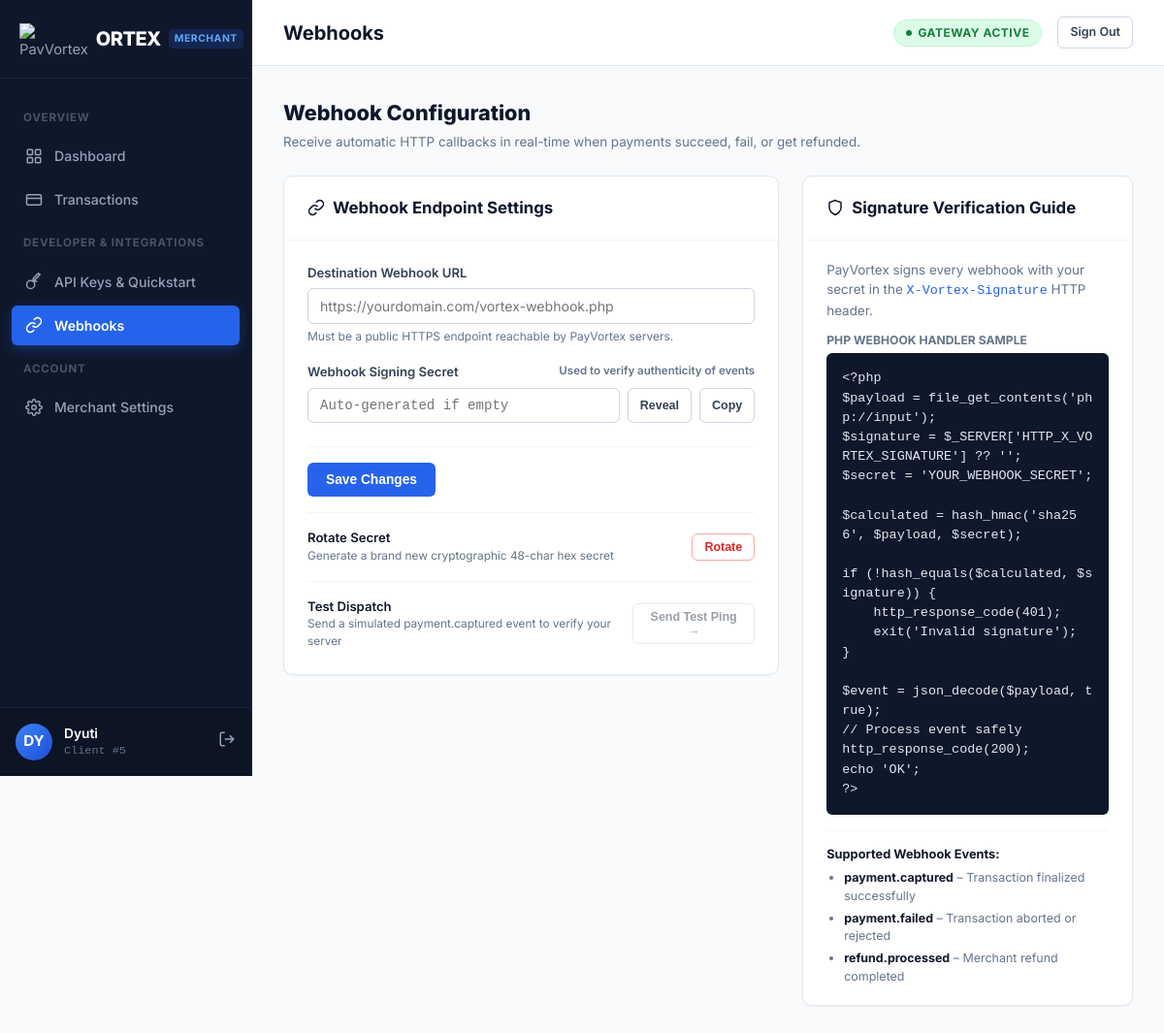
Screenshot of /vortex/portal/webhooks.php (signed in) with the database file from the repository.
### tables this page shows
CREATE TABLE IF NOT EXISTS `api_clients` (
  `id` INT(11) NOT NULL AUTO_INCREMENT,
  `client_name` VARCHAR(150) NOT NULL,
  `email` VARCHAR(255) NULL,
  `phone` VARCHAR(30) NULL,
  `password_hash` VARCHAR(255) NULL,
  `api_key` VARCHAR(64) NOT NULL UNIQUE,
  `api_secret` VARCHAR(64) NOT NULL UNIQUE,
  `test_api_key` VARCHAR(64) UNIQUE NULL,
  `test_api_secret` VARCHAR(64) NULL,
  `webhook_url` VARCHAR(255) NULL,
  `webhook_secret` VARCHAR(64) NULL,
  `is_active` TINYINT(1) DEFAULT 1,
  `notify_email_payment` TINYINT(1) DEFAULT 1,
  `notify_email_refund` TINYINT(1) DEFAULT 1,
  `notify_email_dispute` TINYINT(1) DEFAULT 1,
  `notify_sms_payment` TINYINT(1) DEFAULT 0,
  `notify_sms_refund` TINYINT(1) DEFAULT 1,
  `notify_sms_dispute` TINYINT(1) DEFAULT 1,
  `created_at` TIMESTAMP DEFAULT CURRENT_TIMESTAMP,
  PRIMARY KEY (`id`)
);

### vortex/config/database.php (called while the page is built, shortened)
<?php
try {
    if (file_exists(__DIR__ . '/../../.env')) {
        $rootDotenv = Dotenv\Dotenv::createImmutable(__DIR__ . '/../../');
    }
} catch (\Throwable $e) {}
if (file_exists(__DIR__ . '/../helpers/env_loader.php')) {
    require_once __DIR__ . '/../helpers/env_loader.php';
}
?>

### vortex/helpers/env_loader.php (called while the page is built, shortened)
<?php
function loadEnv($envPath = __DIR__ . '/../.env') {
    if (!file_exists($envPath)) {
        return;
    }
    $lines = file($envPath, FILE_IGNORE_NEW_LINES | FILE_SKIP_EMPTY_LINES);
}

### vortex/classes/Database.php (called while the page is built, shortened)
<?php
require_once __DIR__ . '/Logger.php';
class Database
{
    private static ?Database $instance = null;
    private PDO $connection;
    private function __construct()
    {
        require_once __DIR__ . '/../config/database.php';
        $dsn = sprintf(
            "mysql:host=%s;port=%s;dbname=%s;charset=utf8mb4",
            DB_HOST,
            DB_PORT,
            DB_NAME
        );
        try {
            $this->connection = new PDO(
                $dsn,
                DB_USER,
                DB_PASS,
                [
                    PDO::ATTR_ERRMODE => PDO::ERRMODE_EXCEPTION,
                    PDO::ATTR_DEFAULT_FETCH_MODE => PDO::FETCH_ASSOC,
                    PDO::ATTR_EMULATE_PREPARES => false
                ]
            );
            $this->connection->exec("SET time_zone = '+05:30'");
        } catch (PDOException $exception) {
            Logger::error(
                'Database connection failed: '
                . $exception->getMessage()
            );
            throw new Exception(
                "Unable to establish database connection.",
                0,
                $exception
            );
        }
    }
    public static function getInstance(): Database
    {
        if (self::$instance === null) {
            self::$instance = new self();
        }
        return self::$instance;
    }
    public function getConnection(): PDO
    {
        return $this->connection;
    }
}

### vortex/classes/Logger.php (called while the page is built, shortened)
<?php
class Logger
{
    private static function writeLog($type, $message)
    {
        $file = __DIR__ . "/../logs/vortex.log";
        $date = date("Y-m-d H:i:s");
        $log = "[" . $date . "] ";
        $log .= "[" . $type . "] ";
        $log .= $message;
        $log .= PHP_EOL;
    }
}

### vortex/classes/ApiClient.php (called while the page is built, shortened)
<?php
require_once __DIR__ . '/Database.php';
require_once __DIR__ . '/Logger.php';
class ApiClient
{
    private $db;
    public function __construct()
    {
        $this->db = Database::getInstance()->getConnection();
    }
    public function getClientById($id)
    {
        $query = "SELECT * FROM api_clients WHERE id = ?";
        $statement = $this->db->prepare($query);
        $statement->execute([$id]);
        $client = $statement->fetch();
        if ($client) {
            return $client;
        }
        return false;
    }
}
?>

### vortex/portal/webhooks.php (the view, shortened to what this page needs)
<?php
$pageTitle = 'Webhooks';
$activeNav  = 'webhooks';
require_once __DIR__ . '/includes/header.php';
$webhookUrl    = $currentClient['webhook_url'] ?? '';
$webhookSecret = $currentClient['webhook_secret'] ?? '';
?>
<div style="margin-bottom: 24px;">
    <h1 style="font-size: 1.35rem; font-weight: 800; color: var(--text-main); margin-bottom: 4px;">Webhook Configuration</h1>
    <p style="font-size: 0.84rem; color: var(--text-muted); margin: 0;">
        Receive automatic HTTP callbacks in real-time when payments succeed, fail, or get refunded.
    </p>
</div>
<div style="display: grid; grid-template-columns: 1.5fr 1fr; gap: 24px; align-items: start;">
    <div class="card" style="margin-bottom: 0;">
        <div class="card-header">
            <h3 class="card-title">
                <svg width="18" height="18" viewBox="0 0 24 24" fill="none" stroke="currentColor" stroke-width="2"><path d="M10 13a5 5 0 0 0 7.54.54l3-3a5 5 0 0 0-7.07-7.07l-1.72 1.71"></path><path d="M14 11a5 5 0 0 0-7.54-.54l-3 3a5 5 0 0 0 7.07 7.07l1.71-1.71"></path></svg>
                Webhook Endpoint Settings
            </h3>
        </div>
        <div class="card-body" style="padding: 24px;">
            <form method="POST" action="webhooks.php">
                <div class="form-group">
                    <label class="form-label">Destination Webhook URL</label>
                    <input type="url" name="webhook_url" class="form-control" placeholder="https://yourdomain.com/vortex-webhook.php" value="<?= htmlspecialchars($webhookUrl) ?>">
                    <div style="font-size: 0.75rem; color: var(--text-muted); margin-top: 4px;">
                        Must be a public HTTPS endpoint reachable by PayVortex servers.
                    </div>
                </div>
                <div class="form-group">
                    <label class="form-label" style="display: flex; justify-content: space-between;">
                        <span>Webhook Signing Secret</span>
                        <span style="font-size: 0.72rem; color: var(--text-muted);">Used to verify authenticity of events</span>
                    </label>
                    <div style="display: flex; gap: 8px;">
                        <input type="password" id="webhookSecretInput" name="webhook_secret" class="form-control font-mono" value="<?= htmlspecialchars($webhookSecret) ?>" placeholder="Auto-generated if empty">
                        <button type="button" class="btn btn-secondary btn-sm" onclick="toggleSecretVisibility('webhookSecretInput', this)">Reveal</button>
                        <button type="button" class="btn btn-secondary btn-sm" onclick="copyToClipboard('<?= htmlspecialchars($webhookSecret) ?>', this)">Copy</button>
                    </div>
                </div>
                <div style="display: flex; gap: 10px; align-items: center; margin-top: 24px; padding-top: 16px; border-top: 1px solid var(--border-light);">
                    <button type="submit" class="btn btn-primary">Save Changes</button>
                </div>
            </form>
            <form method="POST" action="webhooks.php" style="margin-top: 16px; padding-top: 16px; border-top: 1px solid var(--border-light); display: flex; justify-content: space-between; align-items: center;" onsubmit="return confirm('Rotating your webhook secret will immediately invalidate your old secret. Update your listener before rotating. Proceed?');">
                <div>
                    <div style="font-size: 0.82rem; font-weight: 600; color: var(--text-main);">Rotate Secret</div>
                    <div style="font-size: 0.74rem; color: var(--text-muted);">Generate a brand new cryptographic 48-char hex secret</div>
                </div>
                <button type="submit" class="btn btn-secondary btn-sm" style="color: var(--danger); border-color: #fca5a5;">Rotate</button>
            </form>
            <form method="POST" action="webhooks.php" style="margin-top: 16px; padding-top: 16px; border-top: 1px solid var(--border-light); display: flex; justify-content: space-between; align-items: center;">
                <div>
                    <div style="font-size: 0.82rem; font-weight: 600; color: var(--text-main);">Test Dispatch</div>
                    <div style="font-size: 0.74rem; color: var(--text-muted);">Send a simulated payment.captured event to verify your server</div>
                </div>
                <button type="submit" class="btn btn-secondary btn-sm" <?= empty($webhookUrl) ? 'disabled style="opacity:0.5; cursor:not-allowed;"' : '' ?>>
                    Send Test Ping &rarr;
                </button>
            </form>
        </div>
    </div>
    <div class="card" style="margin-bottom: 0;">
        <div class="card-header">
            <h3 class="card-title">
                <svg width="18" height="18" viewBox="0 0 24 24" fill="none" stroke="currentColor" stroke-width="2"><path d="M12 22s8-4 8-10V5l-8-3-8 3v7c0 6 8 10 8 10z"></path></svg>
                Signature Verification Guide
            </h3>
        </div>
        <div class="card-body" style="padding: 20px 24px; font-size: 0.84rem;">
            <p style="margin-bottom: 12px; color: var(--text-muted);">
                PayVortex signs every webhook with your secret in the <code class="font-mono" style="color: var(--primary);">X-Vortex-Signature</code> HTTP header.
            </p>
            <div style="font-size: 0.76rem; font-weight: 700; color: var(--text-muted); text-transform: uppercase; margin-bottom: 4px;">PHP Webhook Handler Sample</div>
            <div class="code-box" style="margin-top: 0;">
<pre>&lt;?php
$payload = file_get_contents('php://input');
$signature = $_SERVER['HTTP_X_VORTEX_SIGNATURE'] ?? '';
$secret = '<?= htmlspecialchars($webhookSecret ?: 'YOUR_WEBHOOK_SECRET') ?>';
$calculated = hash_hmac('sha256', $payload, $secret);
if (!hash_equals($calculated, $signature)) {
    http_response_code(401);
    exit('Invalid signature');
}
$event = json_decode($payload, true);
// Process event safely
http_response_code(200);
echo 'OK';
?&gt;</pre>
            </div>
            <div style="margin-top: 16px; border-top: 1px solid var(--border-light); padding-top: 14px;">
                <div style="font-weight: 700; font-size: 0.8rem; margin-bottom: 6px;">Supported Webhook Events:</div>
                <ul style="padding-left: 18px; color: var(--text-muted); font-size: 0.78rem; display: flex; flex-direction: column; gap: 4px;">
                    <li><strong style="color: var(--text-main);">payment.captured</strong> – Transaction finalized successfully</li>
                    <li><strong style="color: var(--text-main);">payment.failed</strong> – Transaction aborted or rejected</li>
                    <li><strong style="color: var(--text-main);">refund.processed</strong> – Merchant refund completed</li>
                </ul>
            </div>
        </div>
    </div>
</div>
<?php
require_once __DIR__ . '/includes/footer.php';

### vortex/portal/includes/header.php (shortened to what this page needs)
<?php
$pageTitle = $pageTitle ?? 'Merchant Portal – PayVortex';
$activeNav  = $activeNav ?? 'dashboard';
require_once __DIR__ . '/../../classes/Database.php';
require_once __DIR__ . '/../../classes/ApiClient.php';
$clientId = (int)$_SESSION['vortex_client_id'];
$clientModel = new ApiClient();
$currentClient = $clientModel->getClientById($clientId);
$clientName   = $currentClient['client_name'] ?? 'Merchant';
$clientInitials = strtoupper(substr($clientName, 0, 2));
?>
<!DOCTYPE html>
<html lang="en">
<head>
    <link rel="stylesheet" href="assets/css/portal.css">
</head>
<body>
<div class="portal-layout">
    <aside class="portal-sidebar">
        <div class="portal-brand">
            <img src="https://res.cloudinary.com/dswfp5fwx/image/upload/v1789742057/VortexBlue_smpgca.png" alt="PayVortex">
            <h1>ORTEX</h1>
            <span class="portal-brand-badge">Merchant</span>
        </div>
        <nav class="portal-nav">
            <span class="nav-section-title">Overview</span>
            <a href="dashboard.php" class="nav-link <?= $activeNav === 'dashboard' ? 'active' : '' ?>">
                <svg viewBox="0 0 24 24" fill="none" stroke="currentColor"><rect x="3" y="3" width="7" height="7" rx="1"></rect><rect x="14" y="3" width="7" height="7" rx="1"></rect><rect x="14" y="14" width="7" height="7" rx="1"></rect><rect x="3" y="14" width="7" height="7" rx="1"></rect></svg>
                <span>Dashboard</span>
            </a>
            <a href="transactions.php" class="nav-link <?= $activeNav === 'transactions' ? 'active' : '' ?>">
                <svg viewBox="0 0 24 24" fill="none" stroke="currentColor"><rect x="2" y="5" width="20" height="14" rx="2"></rect><line x1="2" y1="10" x2="22" y2="10"></line></svg>
                <span>Transactions</span>
            </a>
            <span class="nav-section-title">Developer & Integrations</span>
            <a href="api_keys.php" class="nav-link <?= $activeNav === 'api_keys' ? 'active' : '' ?>">
                <svg viewBox="0 0 24 24" fill="none" stroke="currentColor"><path d="M21 2l-2 2m-6 6l7-7-2-2-7 7v4h4z"></path><circle cx="7.5" cy="16.5" r="5.5"></circle></svg>
                <span>API Keys & Quickstart</span>
            </a>
            <a href="webhooks.php" class="nav-link <?= $activeNav === 'webhooks' ? 'active' : '' ?>">
                <svg viewBox="0 0 24 24" fill="none" stroke="currentColor"><path d="M10 13a5 5 0 0 0 7.54.54l3-3a5 5 0 0 0-7.07-7.07l-1.72 1.71"></path><path d="M14 11a5 5 0 0 0-7.54-.54l-3 3a5 5 0 0 0 7.07 7.07l1.71-1.71"></path></svg>
                <span>Webhooks</span>
            </a>
            <span class="nav-section-title">Account</span>
            <a href="settings.php" class="nav-link <?= $activeNav === 'settings' ? 'active' : '' ?>">
                <span>Merchant Settings</span>
            </a>
        </nav>
        <div class="portal-sidebar-footer">
            <div class="client-profile-mini">
                <div class="client-avatar"><?= htmlspecialchars($clientInitials) ?></div>
                <div class="client-info-wrap">
                    <div class="client-name-text"><?= htmlspecialchars($clientName) ?></div>
                    <div class="client-id-text">Client #<?= (int)$clientId ?></div>
                </div>
                <a href="logout.php" title="Sign out" style="color:#94a3b8; text-decoration:none;" onclick="return confirm('Sign out of merchant portal?');">
                    <svg width="18" height="18" viewBox="0 0 24 24" fill="none" stroke="currentColor" stroke-width="2"><path d="M9 21H5a2 2 0 0 1-2-2V5a2 2 0 0 1 2-2h4"></path><polyline points="16 17 21 12 16 7"></polyline><line x1="21" y1="12" x2="9" y2="12"></line></svg>
                </a>
            </div>
        </div>
    </aside>
    <main class="portal-main">
        <header class="portal-topbar">
            <div class="topbar-left">
                <h2 class="page-title"><?= htmlspecialchars($pageTitle) ?></h2>
            </div>
            <div class="topbar-right">
                <span class="mode-badge mode-live">
                    <span class="mode-dot"></span> Gateway Active
                </span>
                <a href="logout.php" class="btn btn-secondary btn-sm" onclick="return confirm('Sign out of merchant portal?');">
                    Sign Out
                </a>
            </div>
        </header>
        <div class="portal-body">

### rows the page displays
api_clients: client_name "DY", client_name "Dyuti", webhook_secret "YOUR_WEBHOOK_SECRET"

### other values shown
$clientId "5"
$pageTitle "Webhooks"
